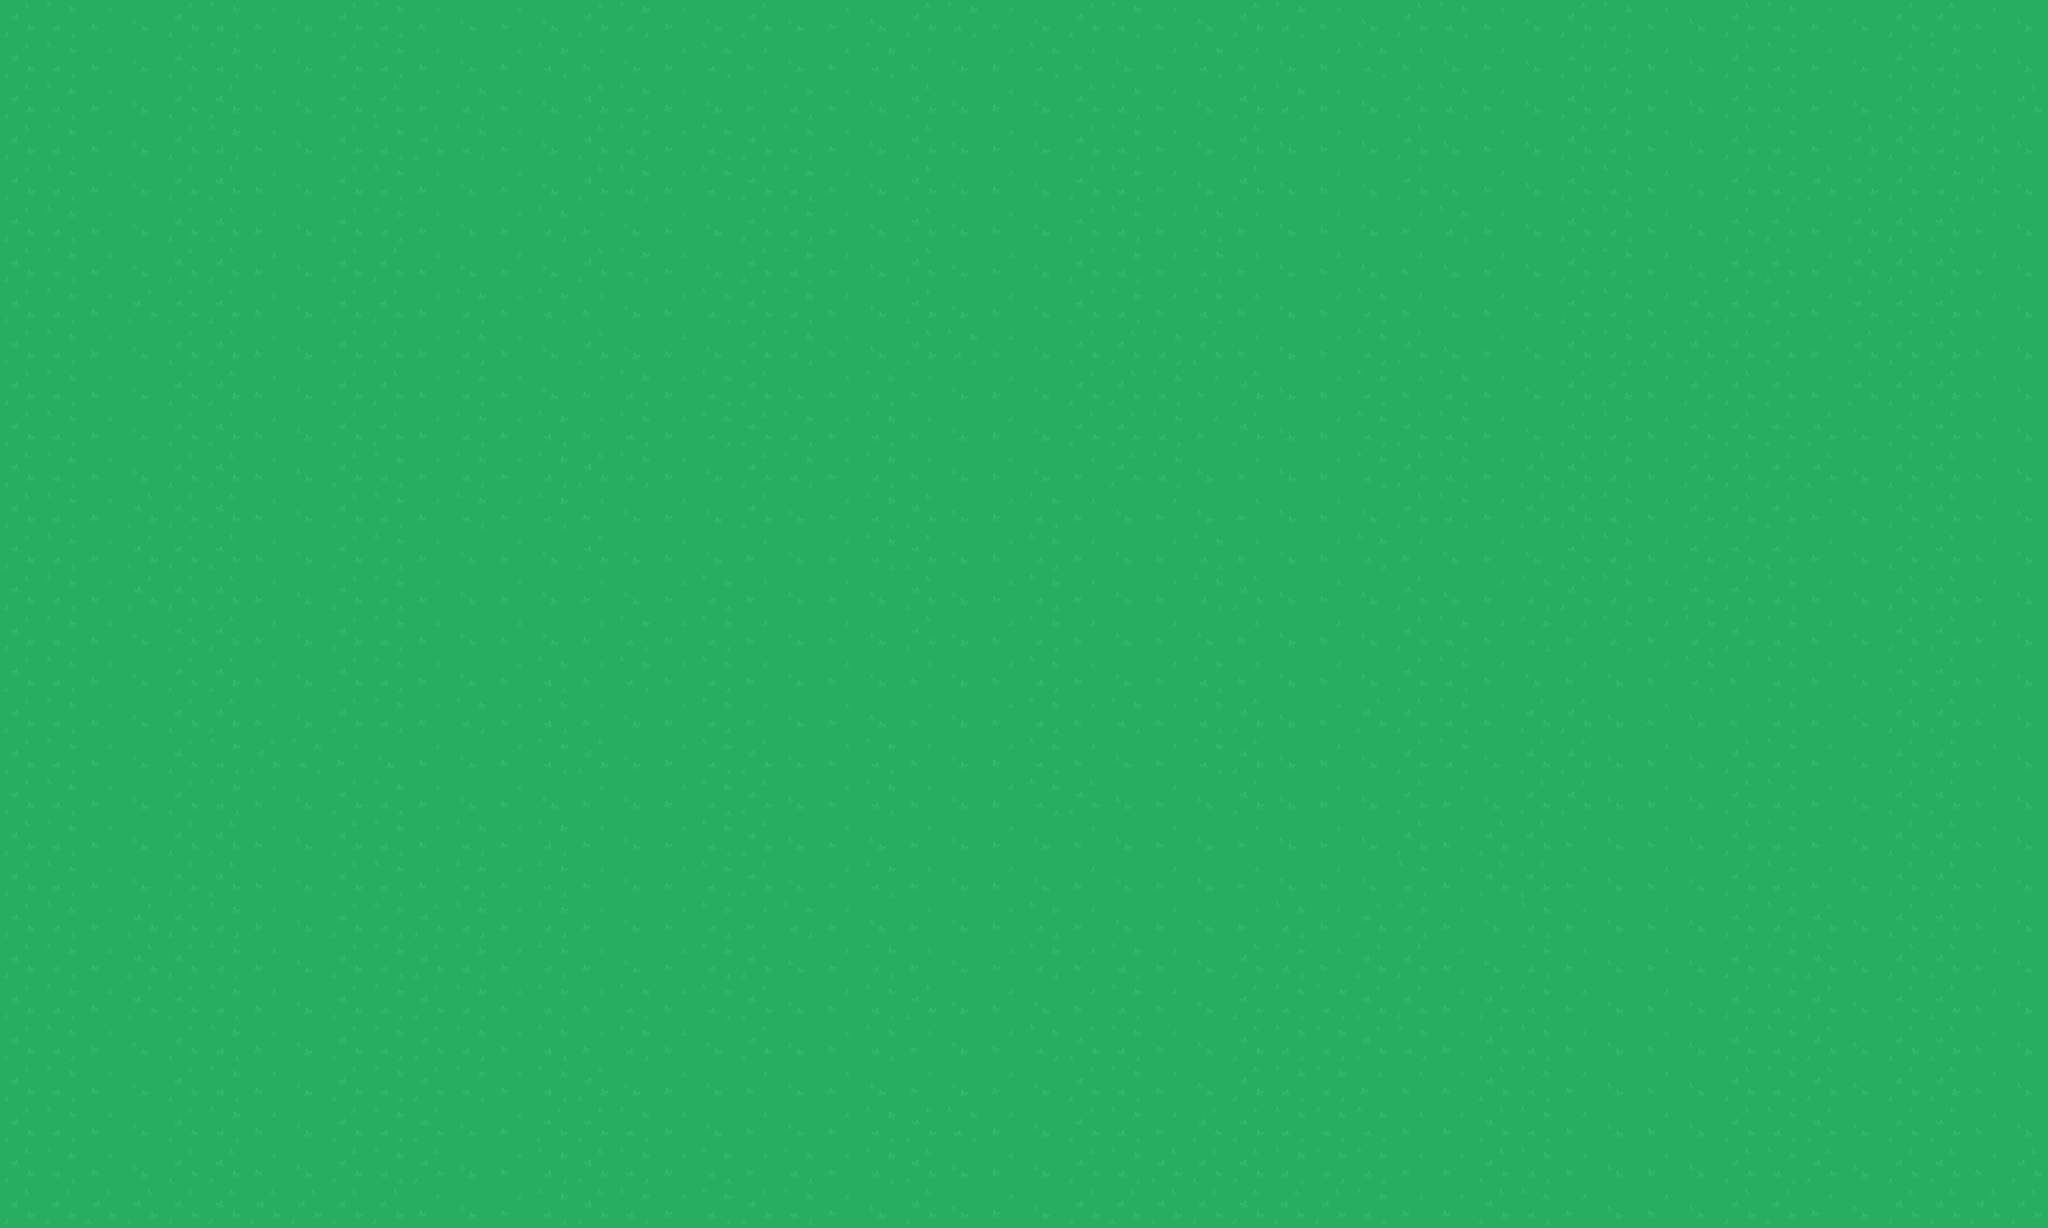

This game map was drawn from its Tiled (.tmx) file and the tilesets committed beside it. A one-line description and the full map source follow:
An orthogonal 50x30 tile map with 64x64 px tiles, 2 tile layers (Ground, Trees).

<map version="1.4" tiledversion="1.4.3" orientation="orthogonal" renderorder="right-down" width="50" height="30" tilewidth="64" tileheight="64" infinite="0" nextlayerid="3" nextobjectid="1">
 <tileset firstgid="1" source="../Kenney Topdown Pack.tsx" />
 <layer id="1" name="Ground" width="50" height="30">
  <data encoding="csv">
1,2,3,4,1,2,3,4,1,2,3,4,3,4,1,2,3,4,1,4,3,4,1,2,3,4,1,2,3,4,1,2,3,4,1,2,3,4,1,2,3,4,1,2,3,4,1,1,3,4,
1,2,3,4,1,2,3,4,1,2,3,4,3,2,3,4,3,2,3,4,3,2,3,4,3,2,3,4,3,2,3,4,3,2,3,4,3,4,1,2,3,4,1,2,3,4,1,2,3,4,
1,2,3,4,1,1,3,4,1,1,3,2,3,4,1,2,3,4,3,2,3,4,1,4,3,4,1,2,3,4,1,2,3,4,1,2,3,4,1,2,3,4,1,2,3,4,1,2,3,1,
1,2,3,4,1,2,3,4,1,2,1,2,3,4,1,2,3,2,1,2,3,4,1,4,3,4,1,2,3,4,1,4,3,4,1,4,3,4,1,2,3,4,1,2,3,1,1,2,1,4,
1,2,3,4,1,1,3,4,1,2,3,4,3,4,1,2,3,2,1,2,3,4,1,4,3,4,1,2,3,4,1,4,3,4,1,4,3,4,1,2,3,4,1,2,1,1,1,2,1,4,
1,2,3,4,1,1,3,4,1,2,3,4,3,2,3,4,3,4,1,2,3,4,1,4,3,4,1,2,3,2,3,4,3,4,3,2,3,4,1,2,3,4,1,1,3,1,1,1,3,4,
1,2,3,4,1,1,3,4,1,1,3,4,3,4,1,2,3,4,1,2,3,4,1,4,3,4,1,2,3,2,3,4,3,4,3,4,3,4,1,2,3,4,1,1,3,1,1,1,3,4,
1,2,3,1,1,1,3,4,1,1,3,2,3,2,3,4,3,2,1,2,3,4,1,4,3,4,1,2,3,2,3,4,3,2,3,4,3,4,1,2,3,1,1,1,3,1,1,1,3,4,
1,2,3,4,1,1,3,4,1,1,3,2,3,4,1,4,3,4,1,2,3,4,1,2,3,4,1,1,2,1,3,4,3,2,1,4,3,4,1,2,1,1,1,1,3,1,1,1,3,4,
1,2,3,4,1,1,3,4,1,1,3,2,3,4,3,2,3,2,1,4,3,2,3,4,3,4,1,1,2,3,1,4,3,2,3,2,3,4,1,1,3,1,1,1,3,1,1,1,3,4,
1,2,3,4,1,1,3,4,1,1,3,2,3,2,3,2,3,2,1,2,3,2,3,4,3,4,1,1,2,3,1,4,3,2,1,2,3,4,1,2,3,1,1,1,1,4,1,1,3,4,
1,2,3,4,1,1,3,4,1,2,3,2,3,2,1,2,3,4,1,2,3,2,3,4,3,4,3,1,2,4,3,4,3,2,1,2,3,1,1,2,3,1,1,1,1,4,1,1,3,4,
1,2,3,1,1,1,3,4,1,2,3,2,3,2,3,4,3,4,1,4,3,2,1,4,3,2,3,4,3,4,3,4,3,4,1,2,3,1,1,2,3,1,1,1,3,4,1,1,3,4,
1,2,3,1,1,1,3,4,1,2,3,4,3,4,1,4,3,4,3,4,3,2,1,4,3,2,3,4,3,2,3,4,3,2,3,4,3,4,1,2,3,1,1,1,3,4,1,1,3,4,
1,2,3,1,1,1,3,4,1,2,3,4,3,4,3,4,3,2,3,4,3,4,1,4,3,2,3,4,3,2,1,4,3,4,1,4,3,2,1,2,3,1,1,2,3,4,1,1,3,4,
1,2,3,4,1,1,3,4,1,2,3,4,3,4,3,2,3,2,3,4,3,4,1,4,3,2,3,4,3,4,3,4,3,4,1,2,3,2,3,2,3,2,1,2,3,4,1,1,3,4,
1,2,3,4,1,1,3,4,1,2,3,4,3,2,3,2,3,2,3,4,3,4,3,4,3,2,3,4,3,2,3,4,3,4,1,2,3,4,3,4,3,2,3,2,3,4,1,1,3,4,
1,2,3,4,1,1,3,4,1,2,3,2,3,2,3,4,3,2,3,4,3,4,3,4,3,2,3,2,3,2,1,4,3,1,1,2,3,1,1,4,3,4,3,2,3,4,1,1,3,4,
1,2,3,4,1,2,1,2,3,4,3,4,3,2,1,4,3,2,1,4,3,2,3,4,3,2,3,4,3,2,1,4,3,4,1,2,4,1,1,4,3,4,1,2,3,4,1,1,3,4,
1,2,3,4,1,2,3,4,1,2,3,4,3,4,3,4,3,2,1,4,3,2,3,4,3,2,1,4,3,4,1,4,3,4,1,3,4,1,1,4,3,4,1,2,3,4,1,1,3,4,
1,2,3,4,1,1,3,4,1,2,3,2,3,2,3,4,3,2,1,4,3,4,3,4,3,4,3,4,3,4,3,4,3,4,1,3,1,1,3,4,3,4,1,2,3,4,1,1,3,4,
1,2,3,4,1,1,3,4,1,2,3,2,3,2,3,4,3,2,1,4,3,2,3,4,3,4,3,4,3,4,3,4,3,4,2,3,1,1,3,4,3,4,1,2,3,4,1,1,3,4,
1,2,3,1,1,2,3,4,1,2,1,2,3,2,3,4,3,2,3,2,3,4,3,4,3,2,3,4,3,4,3,2,3,1,2,3,4,2,3,4,3,4,1,2,1,4,1,1,3,4,
1,2,3,1,1,2,3,4,1,2,1,2,3,2,3,4,3,2,1,4,3,2,3,4,3,2,3,2,3,4,1,2,3,1,1,3,4,2,3,4,3,4,1,2,1,4,1,1,3,4,
1,2,3,1,1,2,3,4,1,2,1,2,3,2,3,2,3,2,1,4,3,2,1,4,3,4,3,2,3,4,1,2,2,1,1,3,1,2,3,4,3,4,1,2,1,4,1,1,3,4,
1,2,3,4,1,2,3,4,1,2,1,2,3,2,3,2,3,4,1,4,3,2,3,4,3,2,1,2,3,4,1,2,2,1,2,3,1,2,3,4,3,4,1,2,1,4,1,1,3,4,
1,2,3,4,1,2,3,4,1,2,1,2,3,2,1,4,3,4,3,4,3,4,3,4,3,4,1,2,3,4,1,2,2,3,3,3,1,2,3,4,3,4,1,2,1,4,1,1,3,4,
1,2,3,4,1,2,3,4,1,2,1,4,3,1,1,2,3,4,3,4,3,2,1,2,3,4,1,2,3,1,1,2,2,2,3,3,1,2,3,4,3,4,1,2,1,4,1,1,3,4,
1,2,3,4,1,1,3,4,1,2,1,4,3,2,1,2,3,2,3,2,3,2,1,4,3,4,1,2,1,1,1,2,2,2,3,3,1,2,3,4,3,4,1,2,1,4,1,1,3,1,
1,1,1,1,1,1,1,1,1,1,3,4,3,2,1,2,3,2,1,2,3,4,1,4,3,4,1,1,1,1,1,1,1,2,3,3,1,2,3,4,3,4,1,1,3,4,1,1,1,1
</data>
 </layer>
 <layer id="2" name="Trees" width="50" height="30">
  <data encoding="csv">
0,0,0,0,0,0,0,0,0,0,0,0,0,0,0,0,0,0,0,0,0,0,0,0,0,0,0,0,0,0,0,0,0,0,0,0,0,0,0,0,0,0,0,0,0,0,0,0,0,0,
0,0,0,0,0,0,0,0,0,0,0,0,0,0,0,0,0,0,0,0,0,0,0,0,0,0,0,0,0,0,0,0,0,0,0,0,0,0,0,0,0,0,0,0,0,0,0,0,0,0,
0,0,0,0,0,0,0,0,0,0,0,0,0,0,0,0,0,0,0,0,0,0,0,0,0,0,0,0,0,0,0,0,0,0,0,0,0,0,0,0,0,0,0,0,0,0,0,0,0,0,
0,0,0,0,0,0,0,0,0,0,0,0,0,0,0,0,0,0,0,0,0,0,0,0,0,0,0,0,0,0,0,0,0,0,0,0,0,0,0,0,0,0,0,0,0,0,0,0,0,0,
0,0,0,0,0,0,0,0,0,0,0,0,0,0,0,0,0,0,0,0,0,0,0,0,0,0,0,0,0,0,0,0,0,0,0,0,0,0,0,0,0,0,0,0,0,0,0,0,0,0,
0,0,0,0,0,0,0,0,0,0,0,0,0,0,0,0,0,0,0,0,0,0,0,0,0,0,0,0,0,0,0,0,0,0,0,0,0,0,0,0,0,0,0,0,0,0,0,0,0,0,
0,0,0,0,0,0,0,0,0,0,0,0,0,0,0,0,0,0,0,0,0,0,0,0,0,0,0,0,0,0,0,0,0,0,0,0,0,0,0,0,0,0,0,0,0,0,0,0,0,0,
0,0,0,0,0,0,0,0,0,0,0,0,0,0,0,0,0,0,0,0,0,0,0,0,0,0,0,0,0,0,0,0,0,0,0,0,0,0,0,0,0,0,0,0,0,0,0,0,0,0,
0,0,0,0,0,0,0,0,0,0,0,0,0,0,0,0,0,0,0,0,0,0,0,0,0,0,0,0,0,0,0,0,0,0,0,0,0,0,0,0,0,0,0,0,0,0,0,0,0,0,
0,0,0,0,0,0,0,0,0,0,0,0,0,0,0,0,0,0,0,0,0,0,0,0,0,0,0,0,0,0,0,0,0,0,0,0,0,0,0,0,0,0,0,0,0,0,0,0,0,0,
0,0,0,0,0,0,0,0,0,0,0,0,0,0,0,0,0,0,0,0,0,0,0,0,0,0,0,0,0,0,0,0,0,0,0,0,0,0,0,0,0,0,0,0,0,0,0,0,0,0,
0,0,0,0,0,0,0,0,0,0,0,0,0,0,0,0,0,0,0,0,0,0,0,0,0,0,0,0,0,0,0,0,0,0,0,0,0,0,0,0,0,0,0,0,0,0,0,0,0,0,
0,0,0,0,0,0,0,0,0,0,0,0,0,0,0,0,0,0,0,0,0,0,0,0,0,0,0,0,0,0,0,0,0,0,0,0,0,0,0,0,0,0,0,0,0,0,0,0,0,0,
0,0,0,0,0,0,0,0,0,0,0,0,0,0,0,0,0,0,0,0,0,0,0,0,0,0,0,0,0,0,0,0,0,0,0,0,0,0,0,0,0,0,0,0,0,0,0,0,0,0,
0,0,0,0,0,0,0,0,0,0,0,0,0,0,0,0,0,0,0,0,0,0,0,0,0,0,0,0,0,0,0,0,0,0,0,0,0,0,0,0,0,0,0,0,0,0,0,0,0,0,
0,0,0,0,0,0,0,0,0,0,0,0,0,0,0,0,0,0,0,0,0,0,0,0,0,0,0,0,0,0,0,0,0,0,0,0,0,0,0,0,0,0,0,0,0,0,0,0,0,0,
0,0,0,0,0,0,0,0,0,0,0,0,0,0,0,0,0,0,0,0,0,0,0,0,0,0,0,0,0,0,0,0,0,0,0,0,0,0,0,0,0,0,0,0,0,0,0,0,0,0,
0,0,0,0,0,0,0,0,0,0,0,0,0,0,0,0,0,0,0,0,0,0,0,0,0,0,0,0,0,0,0,0,0,0,0,0,0,0,0,0,0,0,0,0,0,0,0,0,0,0,
0,0,0,0,0,0,0,0,0,0,0,0,0,0,0,0,0,0,0,0,0,0,0,0,0,0,0,0,0,0,0,0,0,0,0,0,0,0,0,0,0,0,0,0,0,0,0,0,0,0,
0,0,0,0,0,0,0,0,0,0,0,0,0,0,0,0,0,0,0,0,0,0,0,0,0,0,0,0,0,0,0,0,0,0,0,0,0,0,0,0,0,0,0,0,0,0,0,0,0,0,
0,0,0,0,0,0,0,0,0,0,0,0,0,0,0,0,0,0,0,0,0,0,0,0,0,0,0,0,0,0,0,0,0,0,0,0,0,0,0,0,0,0,0,0,0,0,0,0,0,0,
0,0,0,0,0,0,0,0,0,0,0,0,0,0,0,0,0,0,0,0,0,0,0,0,0,0,0,0,0,0,0,0,0,0,0,0,0,0,0,0,0,0,0,0,0,0,0,0,0,0,
0,0,0,0,0,0,0,0,0,0,0,0,0,0,0,0,0,0,0,0,0,0,0,0,0,0,0,0,0,0,0,0,0,0,0,0,0,0,0,0,0,0,0,0,0,0,0,0,0,0,
0,0,0,0,0,0,0,0,0,0,0,0,0,0,0,0,0,0,0,0,0,0,0,0,0,0,0,0,0,0,0,0,0,0,0,0,0,0,0,0,0,0,0,0,0,0,0,0,0,0,
0,0,0,0,0,0,0,0,0,0,0,0,0,0,0,0,0,0,0,0,0,0,0,0,0,0,0,0,0,0,0,0,0,0,0,0,0,0,0,0,0,0,0,0,0,0,0,0,0,0,
0,0,0,0,0,0,0,0,0,0,0,0,0,0,0,0,0,0,0,0,0,0,0,0,0,0,0,0,0,0,0,0,0,0,0,0,0,0,0,0,0,0,0,0,0,0,0,0,0,0,
0,0,0,0,0,0,0,0,0,0,0,0,0,0,0,0,0,0,0,0,0,0,0,0,0,0,0,0,0,0,0,0,0,0,0,0,0,0,0,0,0,0,0,0,0,0,0,0,0,0,
0,0,0,0,0,0,0,0,0,0,0,0,0,0,0,0,0,0,0,0,0,0,0,0,0,0,0,0,0,0,0,0,0,0,0,0,0,0,0,0,0,0,0,0,0,0,0,0,0,0,
0,0,0,0,0,0,0,0,0,0,0,0,0,0,0,0,0,0,0,0,0,0,0,0,0,0,0,0,0,0,0,0,0,0,0,0,0,0,0,0,0,0,0,0,0,0,0,0,0,0,
0,0,0,0,0,0,0,0,0,0,0,0,0,0,0,0,0,0,0,0,0,0,0,0,0,0,0,0,0,0,0,0,0,0,0,0,0,0,0,0,0,0,0,0,0,0,0,0,0,0
</data>
 </layer>
</map>
